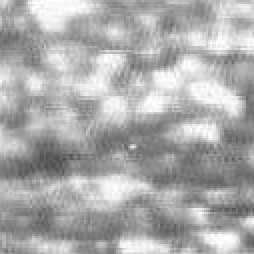
%> input picture data/1.bmp, 127 x 127 px (shown 2 times larger)
$ octave --eval "result = mgdwe(imread('../data/1.bmp'));"   (GNU Octave 9; MATLAB toolbox functions it lacks are replaced by stand-ins)
%> lines starting %> are read from the running program, lines starting %| are printed output that depends on the picture
% Infrared Small-Target Detection Using Multiscale Gray Difference Weighted Image Entropy
function re = mgdwe(img)
%%  计算multiscale gray difference有效果，
%%  但是灰度级变化距离的边缘会产生虚警
[row, col]=size(img);
%> row = 127; col = 127
L = 7; %
opb = ones(L);
opb = opb/sum(opb(:));
Nb = imfilter(double(img), opb, 'symmetric');
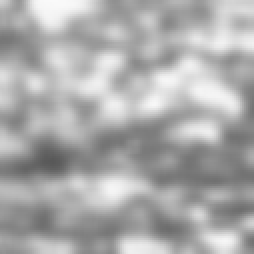
%> Nb: size 127x127 double (shown 2 times larger); min 88.45, max 250.4, mean 171.4
kmax = (L-1)/2;
D = zeros(row, col, kmax);
for ii=1:kmax;  %k为半径
    k1=2*ii+1;
    opk =  ones(k1);
    opk = opk/sum(opk(:));
    Nk=imfilter(double(img), opk, 'symmetric');
    D(:,:,ii)=(Nk - Nb).^2;
end
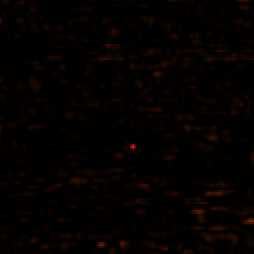
%> D: size 127x127x3 double (shown 2 times larger); mean R, G, B 46, 13.1, 0; drawn with min black and max white
D=max(D, [], 3);
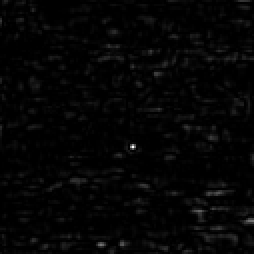
%> D: size 127x127 double (shown 2 times larger); min 0.00224, max 2223.3, mean 46.9; drawn with min black and max white
%%  局部熵这个方法不行
%% 越是灰度值均匀的地方，熵的值越大
%% 越是灰度值不均匀的地方，熵的值越小。
r = 2; % 这个参数论文中并没有给出
pad = padarray(img, [r, r], 'symmetric', 'both');
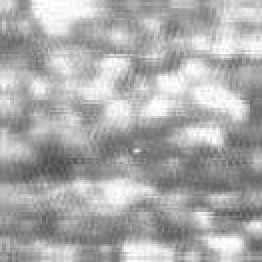
%> pad: size 131x131 uint8 (shown 2 times larger); min 76, max 255, mean 171.6
E = zeros(row, col);
for ii=1:row
    for jj=1:col
        u = ii + r;
        v = jj + r;
        block = pad(u-r:u+r, v-r:v+r);
        % method 1: 不太容易理解
        bh1 = hist(block(:), 0:255);
        bh2 = (bh1>0).*[0: 255]/sum(bh1.*[0:255]); % 概率
        ind = find(bh2);
        bh3 = (bh1).*[0: 255]/sum(bh1.*[0:255]); % 概率
        val = -sum(bh3(ind) .* log2(bh2(ind)) );% Compute entropy
        % [5 lines of commented-out code are left out]
        E(ii, jj) = val;
    end
end
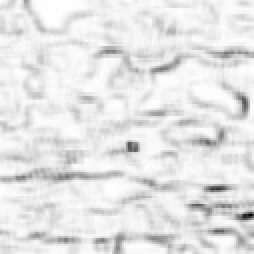
%> E: size 127x127 double (shown 2 times larger); min 4.59, max 4.64, mean 4.64; drawn with min black and max white
re= D.*E;
if 0
    figure; imshow(D, []);
    % [4 lines of commented-out code are left out]
    %%
    figure; imshow(E, []);
    [y, x] = find(E == min(E(:)) );
    hold on;
    plot(x, y, 'rs');
    hold off;
    %%
    figure; imshow(re,[]);
end
end

$ run again, on data/10.bmp
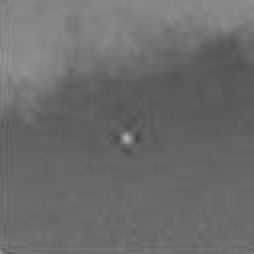
%> input picture data/10.bmp, 127 x 127 px (shown 2 times larger)
%> after the loop in mgdwe, `for ii=1:kmax;`:
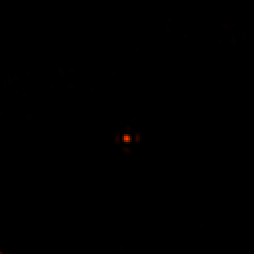
%> D: size 127x127x3 double (shown 2 times larger); mean R, G, B 2.1, 0.5, 0; drawn with min black and max white
%> after the loop in mgdwe, `for ii=1:row`:
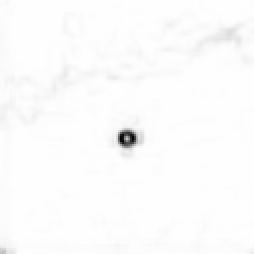
%> E: size 127x127 double (shown 2 times larger); min 4.61, max 4.64, mean 4.64; drawn with min black and max white

$ run again, on data/11.bmp
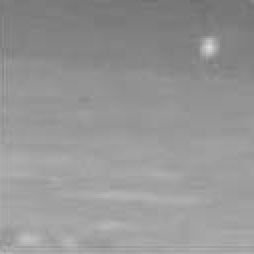
%> input picture data/11.bmp, 127 x 127 px (shown 2 times larger)
%> after the loop in mgdwe, `for ii=1:kmax;`:
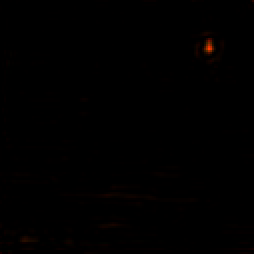
%> D: size 127x127x3 double (shown 2 times larger); mean R, G, B 2.2, 0.6, 0; drawn with min black and max white
%> after the loop in mgdwe, `for ii=1:row`:
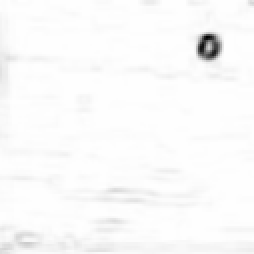
%> E: size 127x127 double (shown 2 times larger); min 4.63, max 4.64, mean 4.64; drawn with min black and max white

$ run again, on data/12.bmp
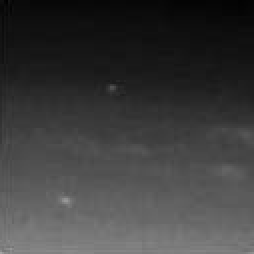
%> input picture data/12.bmp, 127 x 127 px (shown 2 times larger)
%> after the loop in mgdwe, `for ii=1:kmax;`:
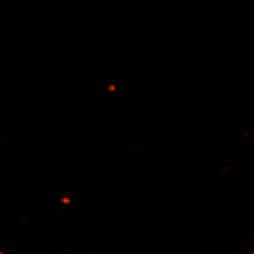
%> D: size 127x127x3 double (shown 2 times larger); mean R, G, B 1.4, 0.3, 0; drawn with min black and max white
%> after the loop in mgdwe, `for ii=1:row`:
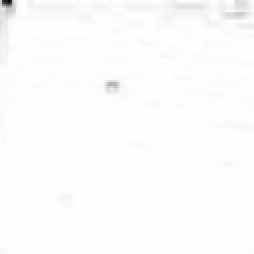
%> E: size 127x127 double (shown 2 times larger); min 4.29, max 4.64, mean 4.64; drawn with min black and max white
